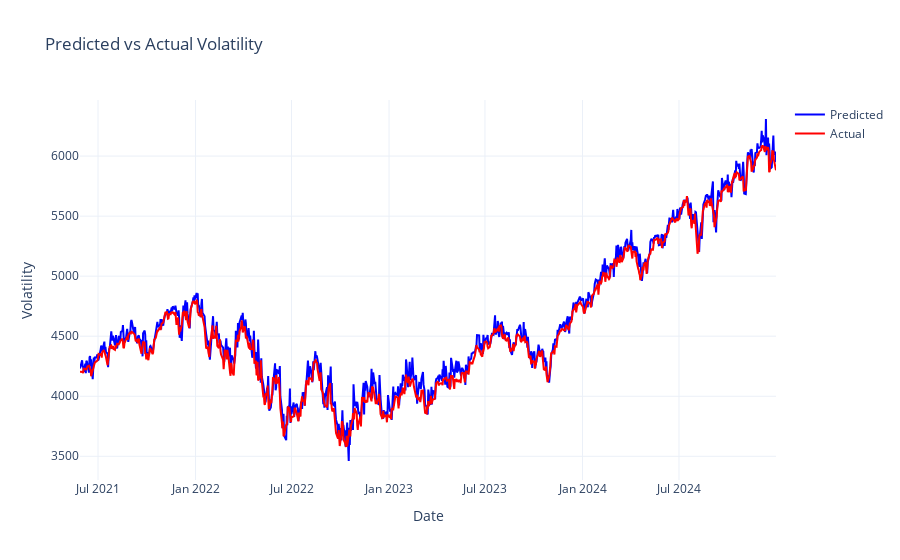

The cell this chart's notebook holds for it:
### Code cell
fig = go.Figure()
fig.add_trace(go.Scatter(
    x=merged_df.index,
    y=merged_df["predicted"],
    mode='lines',
    name='Predicted',
    line=dict(color='blue')
))
fig.add_trace(go.Scatter(
    x=merged_df.index,
    y=merged_df["price"],
    mode='lines',
    name='Actual',
    line=dict(color='red')
))
fig.update_layout(
    title=f"Predicted vs Actual Volatility",
    xaxis_title="Date",
    yaxis_title="Volatility",
    template="plotly_white"
)

### Figure 1 — Plotly figure (JSON) as saved in the notebook; plotly's stock layout.template omitted (floating-point values rounded to 4 significant figures; data arrays with more than 128 entries replaced by an {"elided": "..."} marker saying what was removed)
{"data": [{"line": {"color": "blue"}, "mode": "lines", "name": "Predicted", "type": "scatter", "x": {"elided": "904 str values"}, "y": {"elided": "904 float values"}}, {"line": {"color": "red"}, "mode": "lines", "name": "Actual", "type": "scatter", "x": {"elided": "904 str values"}, "y": {"elided": "904 float values"}}], "layout": {"title": {"text": "Predicted vs Actual Volatility"}, "xaxis": {"title": {"text": "Date"}}, "yaxis": {"title": {"text": "Volatility"}}}}
